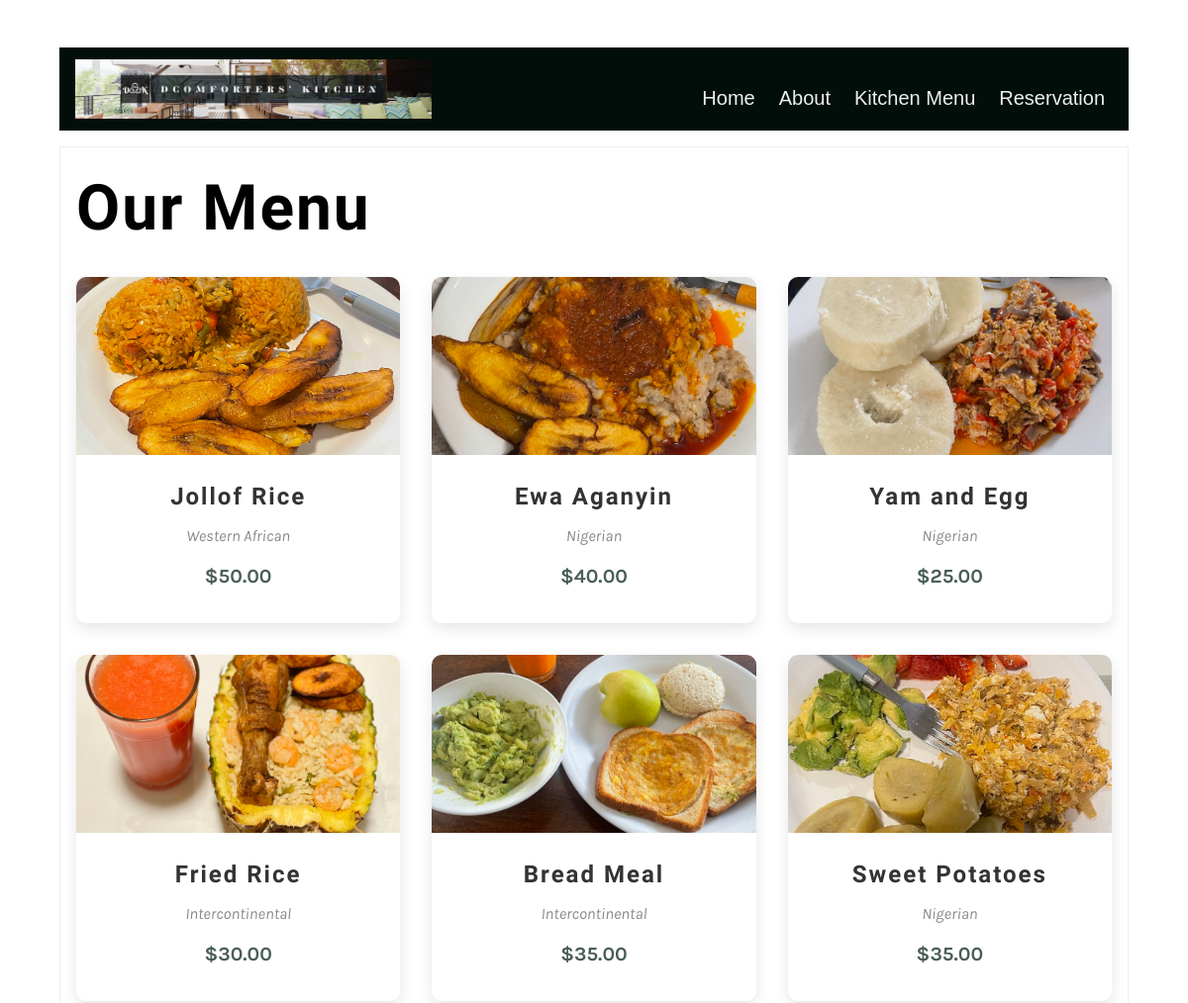
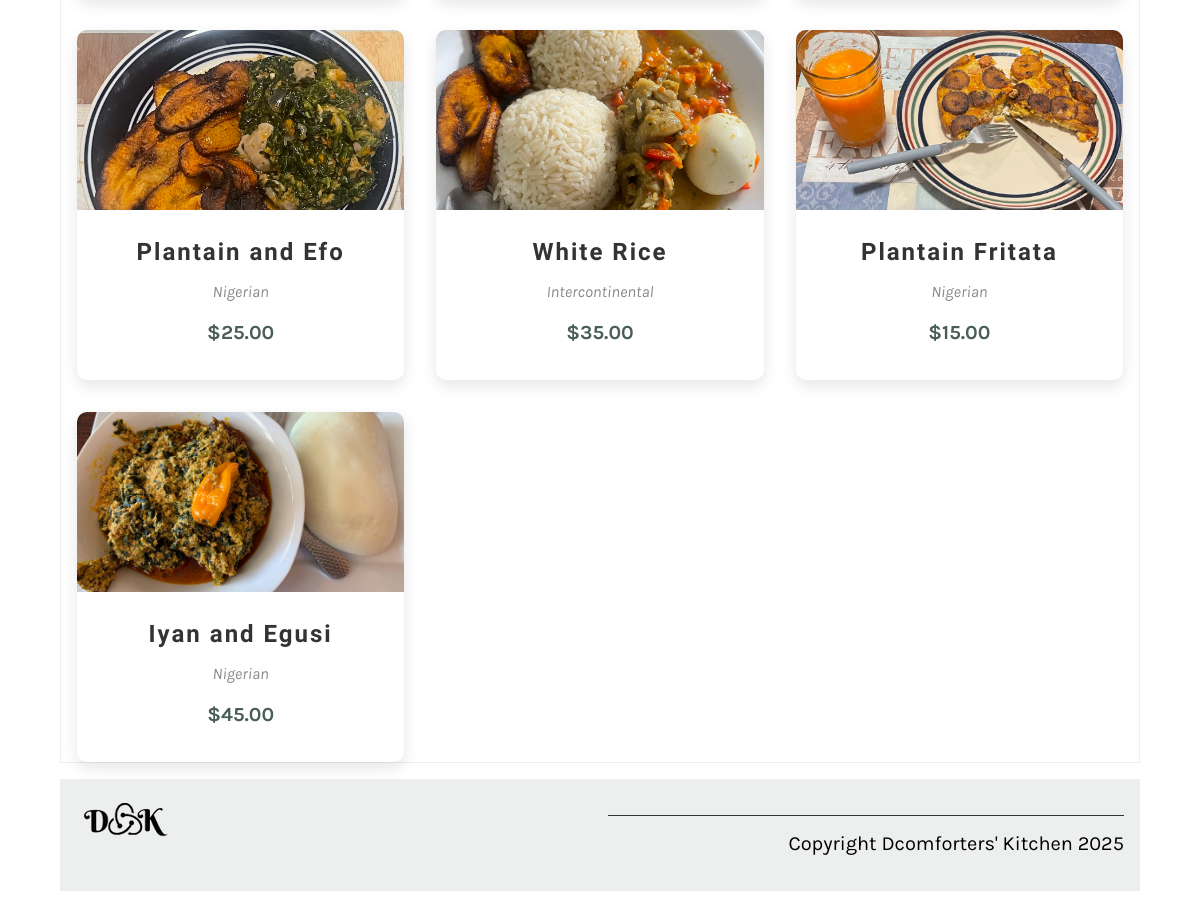
The page /kitchen/ on the database its author committed (2 pictures, top to bottom).
### newapp/models.py (models this page shows, shortened)
class Menu(models.Model):
    food_name = models.CharField(max_length=100)
    cuisine = models.CharField(max_length=100)
    item_description = models.TextField(max_length=1000, default='')
    price = models.DecimalField(max_digits=10, decimal_places=2, null=True, blank=True)
    prep_time = models.IntegerField(default=25)
    calories = models.IntegerField(default=1000)
    image = models.ImageField(upload_to='newapp/static/img/menu_items/', null=True, blank=True)

### newapp/views.py (the view)
# urls.py: path('kitchen/', views.kitchen, name='kitchen'),
def kitchen(request):
    menu = Menu.objects.all().values()
    template = loader.get_template('kitchen.html')
    context = {'menu' : menu}
    return HttpResponse(template.render(context, request))

### newapp/templates/kitchen.html
{% extends 'base.html' %}
{% load static %}
{% block content %}
<section>
  <article>
    <h1>Our Menu</h1>
    <div class="menu-grid">
      {% for item in menu %}
        <div class="menu-card">
        <a href="{% url 'menu_details' item.id %}">
            <img src="{% static 'img/menu_items/' %}{{ item.food_name }}.jpg" alt="{{ item.food_name }}">
            <div class="menu-card-content">
            <h3>{{ item.food_name }}</h3>
            <p class="cuisine-type">{{ item.cuisine }}</p>
            <p class="menu-price">${{ item.price }}</p>
            </div>
        </a>
        </div>
      {% endfor %}
    </div>
  </article>
</section>
{% endblock %}

### newapp/templates/base.html (shortened to what this page needs)
{% load static %}
<!DOCTYPE html>
<html lang="en">
  <head>
    <link
      rel="preload"
      as="style"
      href="{% static 'css/style.css' %}"
      onload="this.rel = 'stylesheet'"
    />
    <link rel="stylesheet" href="https://unpkg.com/swiper/swiper-bundle.min.css" />
  </head>
  <body>
    {% include 'partials/_header.html' %}
    <main>{% block content %} {% endblock %}</main>
    {% include 'partials/_footer.html' %}
  </body>
</html>

### newapp/templates/partials/_header.html (shortened to what this page needs)
{% load static %}
<header>
  <div class="nav-container">
    <a href="{% url 'home' %}" class="logo">
      <img src="{% static 'img/banner.png' %}" alt="Dcomforters' Kitchen Logo" />
    </a>
    <nav class="main-nav">
      <ul class="nav-links">
        <li><a href="{% url 'home' %}">Home</a></li>
        <li><a href="{% url 'about' %}">About</a></li>
        <li><a href="{% url 'kitchen' %}">Kitchen Menu</a></li>
        <li><a href="{% url 'reservation' %}">Reservation</a></li>
      </ul>
    </nav>
  </div>
</header>

### newapp/templates/partials/_footer.html
{% load static %}
<footer>
    <article>
        <img src="{% static 'img/DK_logo.png' %}" />
    </article>
    <article>
        <p>Copyright Dcomforters' Kitchen 2025</p>
    </article>
</footer>

### newapp/static/css/style.css (style rules this page uses)
body { font-family: 'Karla', sans-serif; margin-top: 3rem; margin-bottom: 3rem; margin-left: 5%; margin-right: 5%; }
h1, h2, h3, h4, h5, h6 { font-family: 'Markazi Text', serif; letter-spacing: 2px;; }
h1 { font-size: 4rem; margin-top: 1.5rem; margin-bottom: 0; }
p, ul { font-size: 1.25rem;; }
a { color: #a58f84; text-decoration: none; }
header img { display: block; margin-left: auto; margin-right: auto; max-width: 100%; height: auto; }
nav { background-color: #020e0a; margin-top: 1rem; margin-bottom: 1rem; margin-bottom: 0px; }
nav ul { list-style: none; font-size: 1.5rem; font-family: sans-serif; text-align: center; padding-inline-start: 0rem; margin-bottom: 0px; }
nav ul li { display: inline-block; margin: 0.5rem; }
nav ul a { color: #EDEFEE; text-decoration: none; }
section { display: flex; gap: 2rem 1rem; margin-top: 1rem; margin-bottom: 1rem; flex-direction: row; }
article { flex:1; }
article img { max-width: 100%; }
main article { border: 1px solid #EDEFEE; padding-left: 1rem; padding-right: 1rem; }
footer { background-color: #EDEFEE; padding: 1rem; display: flex; gap: 2rem 1rem; }
footer img { max-width: 50%; }
footer p { border-top: #333333; border-style: solid; border-width: 0.1rem; border-bottom: none; border-left: none; border-right: none; text-align: right; padding-top: 1rem;; }
.nav-container { display: flex; justify-content: space-between; align-items: center; background-color: #020e0a; padding: 0.75rem 1rem; }
.logo img { max-height: 60px; }
.main-nav { flex-grow: 1; }
.nav-links { display: flex; justify-content: flex-end; list-style: none; margin: 0; padding: 0; }
.nav-links li { margin-left: 1rem; }
.nav-links a { color: #EDEFEE; font-size: 1.25rem; font-weight: 500; transition: color 0.3s ease; }
.menu-grid { display: grid; grid-template-columns: repeat(auto-fit, minmax(240px, 1fr)); gap: 2rem; margin-top: 2rem; }
.menu-card { background: #fff; border-radius: 10px; overflow: hidden; box-shadow: 0 6px 15px rgba(0, 0, 0, 0.1); transition: transform 0.3s ease, box-shadow 0.3s ease; }
.menu-card img { width: 100%; height: 180px; object-fit: cover; }
.menu-card-content { padding: 1rem; text-align: center; }
.menu-card-content h3 { margin: 0.5rem 0; font-size: 1.5rem; color: #333; }
.menu-price { font-size: 1.25rem; font-weight: bold; color: #495e57; }
.cuisine-type { font-style: italic; color: #888; font-size: 1rem; }

### rows shown on the page
Menu: food_name (picture), food_name "Jollof Rice", cuisine "Western African", price "50.00"
Menu: food_name (picture), food_name "Ewa Aganyin", cuisine "Nigerian", price "40.00"
Menu: food_name (picture), food_name "Yam and Egg", cuisine "Nigerian", price "25.00"
Menu: food_name (picture), food_name "Fried Rice", cuisine "Intercontinental", price "30.00"
Menu: food_name (picture), food_name "Bread Meal", cuisine "Intercontinental", price "35.00"
Menu: food_name (picture), food_name "Sweet Potatoes", cuisine "Nigerian", price "35.00"
Menu: food_name (picture), food_name "Plantain and Efo", cuisine "Nigerian", price "25.00"
Menu: food_name (picture), food_name "White Rice", cuisine "Intercontinental", price "35.00"
Menu: food_name (picture), food_name "Plantain Fritata", cuisine "Nigerian", price "15.00"
Menu: food_name (picture), food_name "Iyan and Egusi", cuisine "Nigerian", price "45.00"
